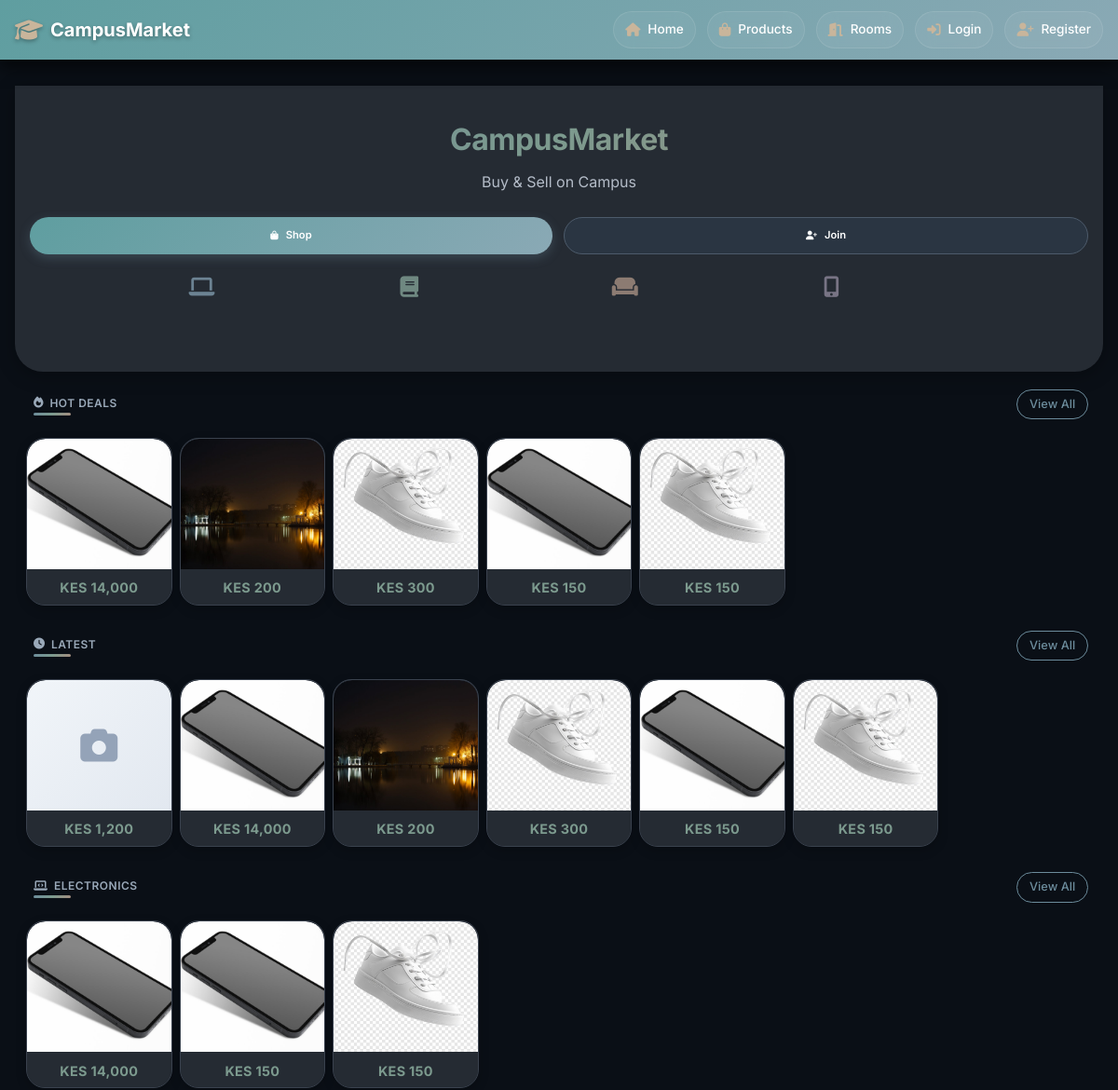
Before: / (upper part) with the older database file.
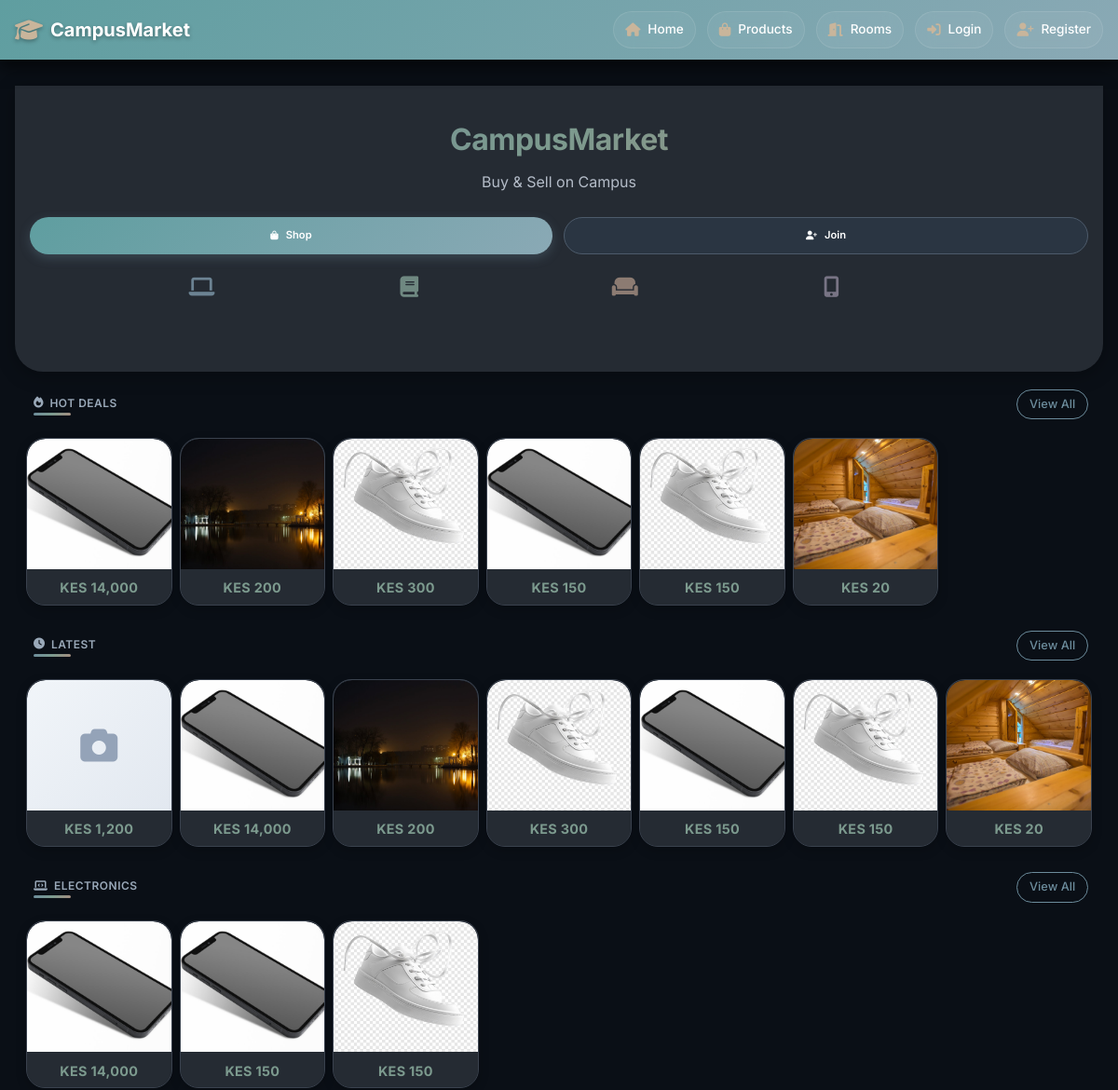
After: the same page with the newer database file.
### app/models.py (models this page shows, shortened)
class Product(db.Model):
    __tablename__ = 'products'
    id = db.Column(db.Integer, primary_key=True)
    title = db.Column(db.String(100), nullable=False)
    description = db.Column(db.Text)
    price = db.Column(db.Float, nullable=False)
    condition = db.Column(db.String(20))
    contact_info = db.Column(db.Text)
    is_fast_moving = db.Column(db.Boolean, default=False)
    is_active = db.Column(db.Boolean, default=True)
    is_sold = db.Column(db.Boolean, default=False)
    Token = db.Column(db.Float, nullable=False)
    category_id = db.Column(db.Integer, db.ForeignKey('categories.id'), nullable=False)
    seller_id = db.Column(db.Integer, db.ForeignKey('users.id'), nullable=False)
    image_group_id = db.Column(db.Integer, db.ForeignKey('product_image_groups.id'), nullable=True)
    created_at = db.Column(db.DateTime, default=datetime.utcnow)
    updated_at = db.Column(db.DateTime, default=datetime.utcnow, onupdate=datetime.utcnow)
    hostel_name = db.Column(db.String(100), nullable=False, default='')
    location = db.Column(db.String(100), nullable=False, default='')
    leave_date = db.Column(db.DateTime, nullable=False, default=datetime.utcnow)
    room_type = db.Column(db.String(20), default='single')
    deposit = db.Column(db.Float, default=0)
    commission_percentage = db.Column(db.Float, default=0)
    is_commission_listing = db.Column(db.Boolean, default=False)
    status = db.Column(db.String(20), default='available')
    agreement_user_id = db.Column(db.Integer, db.ForeignKey('users.id'), nullable=True)
    agreement_expires_at = db.Column(db.DateTime, nullable=True)
    booked_at = db.Column(db.DateTime, nullable=True)
    total_unlocks = db.Column(db.Integer, default=0)
    last_interest_update = db.Column(db.DateTime, default=datetime.utcnow)
    payments = db.relationship('Payment', back_populates='product', lazy=True, cascade="all, delete-orphan")
    chats = db.relationship('Chat', back_populates='product', lazy=True, cascade='all, delete-orphan')
    offers = db.relationship('Offer', back_populates='product', lazy=True, cascade='all, delete-orphan')
    unlocks = db.relationship(
    'ProductUnlock',
    back_populates='product',
    cascade='all, delete-orphan'
)
    notifications = db.relationship(
    'Notification',
    back_populates='product',
    cascade='all, delete-orphan'
)
    agreement_user = db.relationship('User', foreign_keys=[agreement_user_id])
    category = db.relationship('Category', back_populates='products')
    seller = db.relationship('User', foreign_keys=[seller_id], back_populates='products')
    image_group = db.relationship('ProductImageGroup', back_populates='product')
    @property
    def image(self):
        if self.image_group and self.image_group.images:
            return self.image_group.images[0].filename
        return None

class ProductImage(db.Model):
    __tablename__ = 'product_images'
    id = db.Column(db.Integer, primary_key=True)
    filename = db.Column(db.String(255), nullable=False)
    filepath = db.Column(db.String(500), nullable=False)
    uploaded_at = db.Column(db.DateTime, default=datetime.utcnow)
    group_id = db.Column(db.Integer, db.ForeignKey('product_image_groups.id'))
    group = db.relationship('ProductImageGroup', back_populates='images')

### app/main/routes.py (the view)
@main_bp.route('/')
def index():
    all_products = Product.query.filter(
        Product.is_active == True,
        Product.is_sold == False,
        Product.hostel_name == ""  # Regular products only
    ).limit(12).all()
    fast_moving = Product.query.filter(
        Product.is_fast_moving == True,
        Product.is_sold == False,
        Product.hostel_name == ""  # Regular products only
    ).all()
    categories = Category.query.all()
    products_by_category = {}
    for category in categories:
        products_by_category[category.id] = Product.query.filter(
            Product.category_id == category.id,
            Product.is_active == True,
            Product.is_sold == False,
            Product.hostel_name == ""
        ).limit(8).all()
    return render_template("main/index.html",
                         all_products=all_products,
                         fast_moving=fast_moving,
                         categories=categories,
                         products_by_category=products_by_category)

### app/templates/main/index.html (shortened to what the changed rows need)
{% extends "base.html" %}
{% block content %}
<section class="hero">
    <div class="hero-content">
        <h1 class="hero-title">CampusMarket</h1>
    </div>
</section>
<section id="hotdeals" class="compact-section">
    <div class="section-header">
        <h2 class="section-title">
            <i class="fas fa-fire"></i> Hot Deals
        </h2>
    </div>
    {% if fast_moving %}
        <div class="compact-grid">
            {% for product in fast_moving %}
                <div class="compact-card" onclick="window.location='{{ url_for('products.view_product', product_id=product.id) }}'">
                    <div class="card-image">
                        {% if product.image %}
                            <img src="{{ url_for('static', filename='uploads/product_images/' + product.image) }}"
                                 alt="{{ product.title }}"
                                 loading="lazy"
                                 onerror="this.style.display='none'; this.nextElementSibling.style.display='flex';">
                        {% else %}
                            <div class="image-placeholder">
                                <i class="fas fa-camera"></i>
                            </div>
                        {% endif %}
                    </div>
                    <div class="card-content">
                        <p class="card-price">KES {{ "{:,.0f}".format(product.price) }}</p>
                    </div>
                </div>
            {% endfor %}
        </div>
    {% endif %}
</section>
<section id="latest" class="compact-section">
    <div class="section-header">
        <h2 class="section-title">
            <i class="fas fa-clock"></i> Latest
        </h2>
    </div>
    {% if all_products %}
        <div class="compact-grid">
            {% for product in all_products %}
                <div class="compact-card" onclick="window.location='{{ url_for('products.view_product', product_id=product.id) }}'">
                    <div class="card-image">
                        {% if product.image %}
                            <img src="{{ url_for('static', filename='uploads/product_images/' + product.image) }}"
                                 alt="{{ product.title }}"
                                 loading="lazy"
                                 onerror="this.style.display='none'; this.nextElementSibling.style.display='flex';">
                            <div class="image-placeholder" style="display: none;">
                                <i class="fas fa-camera"></i>
                            </div>
                        {% else %}
                            <div class="image-placeholder">
                                <i class="fas fa-camera"></i>
                            </div>
                        {% endif %}
                    </div>
                    <div class="card-content">
                        <p class="card-price">KES {{ "{:,.0f}".format(product.price) }}</p>
                    </div>
                </div>
            {% endfor %}
        </div>
    {% endif %}
</section>
<section id="electronics" class="compact-section">
    <div class="section-header">
        <h2 class="section-title">
            <i class="fas fa-laptop-code"></i> Electronics
        </h2>
    </div>
    {% set electronics_category = categories|selectattr("name", "equalto", "Electronics")|first %}
    {% set electronics_products = products_by_category.get(electronics_category.id, []) if electronics_category else [] %}
    {% if electronics_products %}
        <div class="compact-grid">
            {% for product in electronics_products[:8] %}
                <div class="compact-card" onclick="window.location='{{ url_for('products.view_product', product_id=product.id) }}'">
                    <div class="card-image">
                        {% if product.image %}
                            <img src="{{ url_for('static', filename='uploads/product_images/' + product.image) }}"
                                 alt="{{ product.title }}"
                                 loading="lazy"
                                 onerror="this.style.display='none'; this.nextElementSibling.style.display='flex';">
                        {% else %}
                            <div class="image-placeholder">
                                <i class="fas fa-camera"></i>
                            </div>
                        {% endif %}
                    </div>
                    <div class="card-content">
                        <p class="card-price">KES {{ "{:,.0f}".format(product.price) }}</p>
                    </div>
                </div>
            {% endfor %}
        </div>
    {% else %}
        <div class="empty-compact">
            <i class="fas fa-laptop-code"></i>
            <p>No electronics yet</p>
        </div>
    {% endif %}
</section>
    {% set books_category = categories|selectattr("name", "equalto", "Books")|first %}
    {% set books_products = products_by_category.get(books_category.id, []) if books_category else [] %}
    {% set furniture_category = categories|selectattr("name", "equalto", "Furniture")|first %}
    {% set furniture_products = products_by_category.get(furniture_category.id, []) if furniture_category else [] %}
    {% set fashion_category = categories|selectattr("name", "equalto", "Fashion")|first %}
    {% set fashion_products = products_by_category.get(fashion_category.id, []) if fashion_category else [] %}
{% endblock %}

Changed rows visible on the page:
added Product: filename (picture), price "20"
